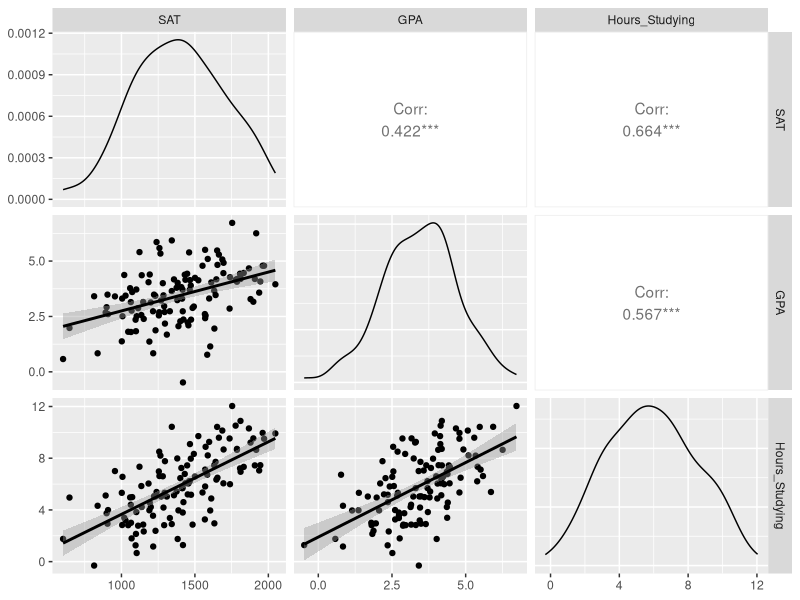
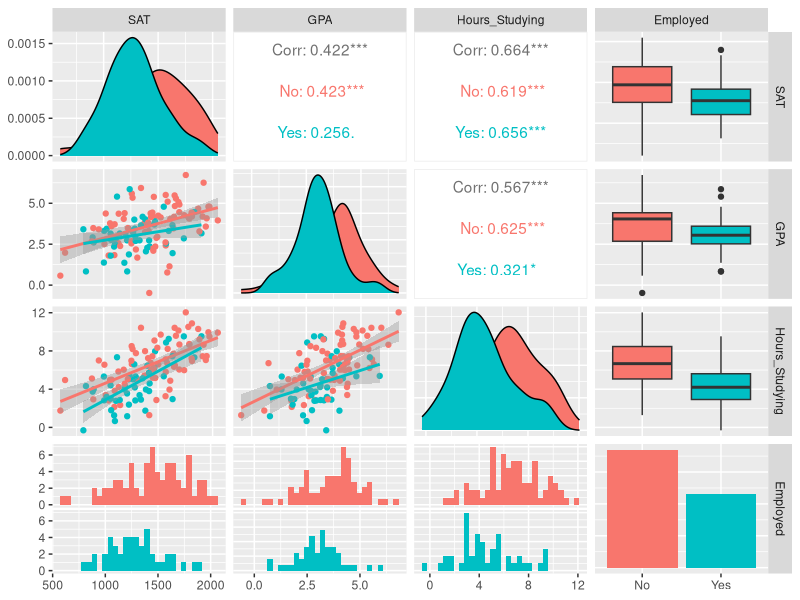
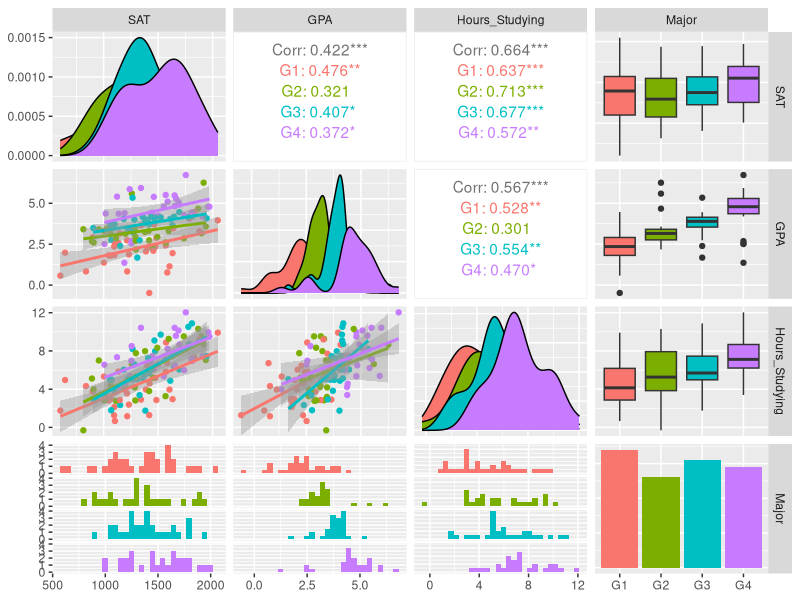

The R source for these figures, in order:
# simulate data for class examples (guessing GPA)
packages <- c("tidyverse", "GGally")
lapply(packages, require, character.only = TRUE)

# n = 120
# DV = GPA
# nominal IGPA = 4 majors (english, phil, history, psych)
# binary IGPA = soc sci vs humanities (determined by majors)
# binary IV2 = employed vs not
# continuous IGPA = number hours studying per week
# continuous IV2 = SAT
cor2cov <- function(corrs, SDs) {
  diag(SDs) %*% corrs %*% diag(SDs)
}
set.seed(352)
corrs <- rbind(c(1, 0.35, 0.65), c(0.35, 1, 0.43), c(0.65, 0.43, 1))
colnames(corrs) <- c("SAT", "GPA", "Hours_Studying")
corrs
SDs <- c(SAT = 300, GPA = 1.1, Hours_Studying = 2.33)
covs <- cor2cov(corrs, SDs)
covs
mu <- c(SAT = 1400, GPA = 3.47, Hours_Studying = 5.88)
dataset <- MASS::mvrnorm(n = 120, mu = mu, Sigma = covs) %>% as_tibble() 
# ## check progress
# dataset %>% summarise(across(where(is.numeric), list(mean = mean, sd = sd)))
# ggpairs(dataset, lower = list(continuous = "smooth", method = "lm"))

# add employment
dataset <- dataset %>%
  mutate(
    Employed = ifelse(
      GPA > median(GPA) |
        SAT > median(SAT) | 
        Hours_Studying > median(Hours_Studying),
      sample(c("No", "Yes"), n(), replace = TRUE, p = c(0.75, 0.25)),
      sample(c("No", "Yes"), n(), replace = TRUE, p = c(0.25, 0.75))
    )
  ) 
# ## check progress
# dataset %>% 
#   group_by(Employed) %>% 
#   summarise(across(where(is.numeric), list(mean = mean, sd = sd)))
# ggpairs(dataset, mapping = aes(color = Employed), lower = list(continuous = "smooth", method = "lm"))

# add major
dataset <- dataset %>%
  mutate(
    Major = case_when(
      GPA < quantile(GPA, 0.25) ~ sample(
        c("G1", "G2", "G3", "G4"),
        n(),
        replace = TRUE,
        p = c(0.70, 0.1, 0.1, 0.1)
      ),
      GPA < quantile(GPA, 0.5) ~ sample(
        c("G1", "G2", "G3", "G4"),
        n(),
        replace = TRUE,
        p = c(0.1, 0.7, 0.1, 0.1)
      ),
      GPA < quantile(GPA, 0.75) ~ sample(
        c("G1", "G2", "G3", "G4"),
        n(),
        replace = TRUE,
        p = c(0.1, 0.1, 0.7, 0.1)
      ),
      TRUE ~ sample(
        c("G1", "G2", "G3", "G4"),
        n(),
        replace = TRUE,
        p = c(0.1, 0.1, 0.1, 0.7)
      )
    )
  ) 
dataset <- dataset %>% mutate(across(where(is.character), as.factor))

# prove it worked
dataset %>% 
  dplyr::select(-Employed, -Major) %>% 
  ggpairs(lower = list(continuous = "smooth", method = "lm"))
dataset %>% 
  dplyr::select(-Major) %>% 
  ggpairs(mapping = aes(color = Employed), lower = list(continuous = "smooth", method = "lm"))
dataset %>% 
  dplyr::select(-Employed) %>% 
  ggpairs(mapping = aes(color = Major), lower = list(continuous = "smooth", method = "lm"))

write.csv(dataset, "dataset.csv")
